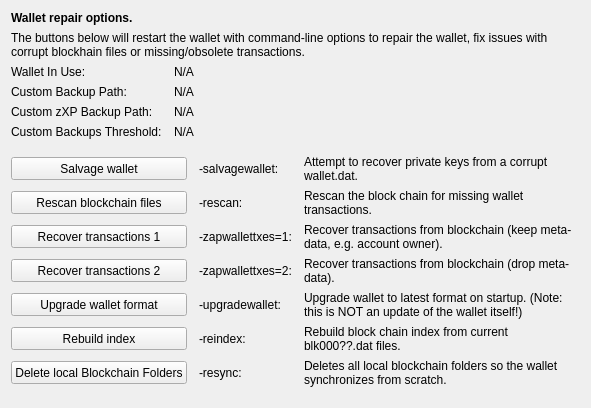
     <widget class="QWidget" name="tab_repair">
      <attribute name="title">
       <string>&amp;Wallet Repair</string>
      </attribute>
      <layout class="QGridLayout" name="gridLayout_4" columnstretch="0,0,0,0">
       <property name="horizontalSpacing">
        <number>12</number>
       </property>
       <item row="0" column="0" colspan="4">
        <widget class="QLabel" name="label_repair_header">
         <property name="font">
          <font>
           <weight>75</weight>
           <bold>true</bold>
          </font>
         </property>
         <property name="text">
          <string>Wallet repair options.</string>
         </property>
        </widget>
       </item>
       <item row="1" column="0" colspan="4">
        <widget class="QLabel" name="label_repair_helptext">
         <property name="font">
          <font>
           <weight>50</weight>
           <bold>false</bold>
          </font>
         </property>
         <property name="text">
          <string>The buttons below will restart the wallet with command-line options to repair the wallet, fix issues with corrupt blockhain files or missing/obsolete transactions.</string>
         </property>
         <property name="wordWrap">
          <bool>true</bool>
         </property>
        </widget>
       </item>
       <item row="2" column="0">
        <widget class="QLabel" name="wallet_path_label">
         <property name="text">
          <string>Wallet In Use:</string>
         </property>
        </widget>
       </item>
       <item row="2" column="1" colspan="3">
        <widget class="QLabel" name="wallet_path">
         <property name="cursor">
          <cursorShape>IBeamCursor</cursorShape>
         </property>
         <property name="text">
          <string>N/A</string>
         </property>
         <property name="textFormat">
          <enum>Qt::PlainText</enum>
         </property>
         <property name="textInteractionFlags">
          <set>Qt::LinksAccessibleByMouse|Qt::TextSelectableByKeyboard|Qt::TextSelectableByMouse</set>
         </property>
        </widget>
       </item>
       <item row="3" column="0">
        <widget class="QLabel" name="wallet_custombackuppath_label">
         <property name="visible">
          <bool>false</bool>
         </property>
         <property name="text">
          <string>Custom Backup Path:</string>
         </property>
        </widget>
       </item>
       <item row="3" column="1" colspan="3">
        <widget class="QLabel" name="wallet_custombackuppath">
         <property name="cursor">
          <cursorShape>IBeamCursor</cursorShape>
         </property>
         <property name="visible">
          <bool>false</bool>
         </property>
         <property name="text">
          <string>N/A</string>
         </property>
         <property name="textFormat">
          <enum>Qt::PlainText</enum>
         </property>
         <property name="textInteractionFlags">
          <set>Qt::LinksAccessibleByMouse|Qt::TextSelectableByKeyboard|Qt::TextSelectableByMouse</set>
         </property>
        </widget>
       </item>
       <item row="4" column="0">
        <widget class="QLabel" name="wallet_customzpivbackuppath_label">
         <property name="visible">
          <bool>false</bool>
         </property>
         <property name="text">
          <string>Custom zXP Backup Path:</string>
         </property>
        </widget>
       </item>
       <item row="4" column="1" colspan="3">
        <widget class="QLabel" name="wallet_customzpivbackuppath">
         <property name="cursor">
          <cursorShape>IBeamCursor</cursorShape>
         </property>
         <property name="visible">
          <bool>false</bool>
         </property>
         <property name="text">
          <string>N/A</string>
         </property>
         <property name="textFormat">
          <enum>Qt::PlainText</enum>
         </property>
         <property name="textInteractionFlags">
          <set>Qt::LinksAccessibleByMouse|Qt::TextSelectableByKeyboard|Qt::TextSelectableByMouse</set>
         </property>
        </widget>
       </item>
       <item row="5" column="0">
        <widget class="QLabel" name="wallet_custombackupthreshold_label">
         <property name="visible">
          <bool>false</bool>
         </property>
         <property name="text">
          <string>Custom Backups Threshold:</string>
         </property>
        </widget>
       </item>
       <item row="5" column="1" colspan="3">
        <widget class="QLabel" name="wallet_custombackupthreshold">
         <property name="cursor">
          <cursorShape>IBeamCursor</cursorShape>
         </property>
         <property name="visible">
          <bool>false</bool>
         </property>
         <property name="text">
          <string>N/A</string>
         </property>
         <property name="textFormat">
          <enum>Qt::PlainText</enum>
         </property>
         <property name="textInteractionFlags">
          <set>Qt::LinksAccessibleByMouse|Qt::TextSelectableByKeyboard|Qt::TextSelectableByMouse</set>
         </property>
        </widget>
       </item>
       <item row="6" column="0">
        <spacer name="verticalSpacer_repair1">
         <property name="orientation">
          <enum>Qt::Vertical</enum>
         </property>
         <property name="sizeHint" stdset="0">
          <size>
           <width>10</width>
           <height>10</height>
          </size>
         </property>
        </spacer>
       </item>
       <item row="7" column="0" colspan="2">
        <widget class="QPushButton" name="btn_salvagewallet">
         <property name="minimumSize">
          <size>
           <width>100</width>
           <height>23</height>
          </size>
         </property>
         <property name="text">
          <string>Salvage wallet</string>
         </property>
        </widget>
       </item>
       <item row="7" column="2">
        <widget class="QLabel" name="label_repair_salvage_command">
         <property name="text">
          <string notr="true">-salvagewallet:</string>
         </property>
        </widget>
       </item>
       <item row="7" column="3">
        <widget class="QLabel" name="label_repair_salvage">
         <property name="text">
          <string>Attempt to recover private keys from a corrupt wallet.dat.</string>
         </property>
         <property name="wordWrap">
          <bool>true</bool>
         </property>
        </widget>
       </item>
       <item row="8" column="0" colspan="2">
        <widget class="QPushButton" name="btn_rescan">
         <property name="minimumSize">
          <size>
           <width>100</width>
           <height>23</height>
          </size>
         </property>
         <property name="text">
          <string>Rescan blockchain files</string>
         </property>
        </widget>
       </item>
       <item row="8" column="2">
        <widget class="QLabel" name="label_repair_rescan_command">
         <property name="text">
          <string notr="true">-rescan:</string>
         </property>
        </widget>
       </item>
       <item row="8" column="3">
        <widget class="QLabel" name="label_repair_rescan">
         <property name="text">
          <string>Rescan the block chain for missing wallet transactions.</string>
         </property>
         <property name="wordWrap">
          <bool>true</bool>
         </property>
        </widget>
       </item>
       <item row="9" column="0" colspan="2">
        <widget class="QPushButton" name="btn_zapwallettxes1">
         <property name="minimumSize">
          <size>
           <width>100</width>
           <height>23</height>
          </size>
         </property>
         <property name="text">
          <string>Recover transactions 1</string>
         </property>
        </widget>
       </item>
       <item row="9" column="2">
        <widget class="QLabel" name="label_repair_zap1_command">
         <property name="text">
          <string notr="true">-zapwallettxes=1:</string>
         </property>
        </widget>
       </item>
       <item row="9" column="3">
        <widget class="QLabel" name="label_repair_zap1">
         <property name="text">
          <string>Recover transactions from blockchain (keep meta-data, e.g. account owner).</string>
         </property>
         <property name="wordWrap">
          <bool>true</bool>
         </property>
        </widget>
       </item>
       <item row="10" column="0" colspan="2">
        <widget class="QPushButton" name="btn_zapwallettxes2">
         <property name="minimumSize">
          <size>
           <width>100</width>
           <height>23</height>
          </size>
         </property>
         <property name="text">
          <string>Recover transactions 2</string>
         </property>
        </widget>
       </item>
       <item row="10" column="2">
        <widget class="QLabel" name="label_repair_zap2_command">
         <property name="text">
          <string notr="true">-zapwallettxes=2:</string>
         </property>
        </widget>
       </item>
       <item row="10" column="3">
        <widget class="QLabel" name="label_repair_zap2">
         <property name="text">
          <string>Recover transactions from blockchain (drop meta-data).</string>
         </property>
         <property name="wordWrap">
          <bool>true</bool>
         </property>
        </widget>
       </item>
       <item row="11" column="0" colspan="2">
        <widget class="QPushButton" name="btn_upgradewallet">
         <property name="minimumSize">
          <size>
           <width>100</width>
           <height>23</height>
          </size>
         </property>
         <property name="text">
          <string>Upgrade wallet format</string>
         </property>
        </widget>
       </item>
       <item row="11" column="2">
        <widget class="QLabel" name="label_repair_upgrade_command">
         <property name="text">
          <string notr="true">-upgradewallet:</string>
         </property>
        </widget>
       </item>
       <item row="11" column="3">
        <widget class="QLabel" name="label_repair_upgrade">
         <property name="text">
          <string>Upgrade wallet to latest format on startup. (Note: this is NOT an update of the wallet itself!)</string>
         </property>
         <property name="wordWrap">
          <bool>true</bool>
         </property>
        </widget>
       </item>
       <item row="12" column="0" colspan="2">
        <widget class="QPushButton" name="btn_reindex">
         <property name="minimumSize">
          <size>
           <width>100</width>
           <height>23</height>
          </size>
         </property>
         <property name="text">
          <string>Rebuild index</string>
         </property>
        </widget>
       </item>
       <item row="12" column="2">
        <widget class="QLabel" name="label_repair_reindex_command">
         <property name="text">
          <string notr="true">-reindex:</string>
         </property>
        </widget>
       </item>
       <item row="12" column="3">
        <widget class="QLabel" name="label_repair_reindex">
         <property name="text">
          <string>Rebuild block chain index from current blk000??.dat files.</string>
         </property>
         <property name="wordWrap">
          <bool>true</bool>
         </property>
        </widget>
       </item>
       <item row="13" column="0" colspan="2">
        <widget class="QPushButton" name="btn_resync">
         <property name="minimumSize">
          <size>
           <width>100</width>
           <height>23</height>
          </size>
         </property>
         <property name="text">
          <string>Delete local Blockchain Folders</string>
         </property>
        </widget>
       </item>
       <item row="13" column="2">
        <widget class="QLabel" name="label_repair_resync_command">
         <property name="text">
          <string>-resync:</string>
         </property>
        </widget>
       </item>
       <item row="13" column="3">
        <widget class="QLabel" name="label_repair_resync">
         <property name="text">
          <string>Deletes all local blockchain folders so the wallet synchronizes from scratch.</string>
         </property>
         <property name="wordWrap">
          <bool>true</bool>
         </property>
        </widget>
       </item>
       <item row="14" column="0">
        <spacer name="verticalSpacer_repair2">
         <property name="orientation">
          <enum>Qt::Vertical</enum>
         </property>
         <property name="sizeHint" stdset="0">
          <size>
           <width>20</width>
           <height>10</height>
          </size>
         </property>
        </spacer>
       </item>
      </layout>
     </widget>
